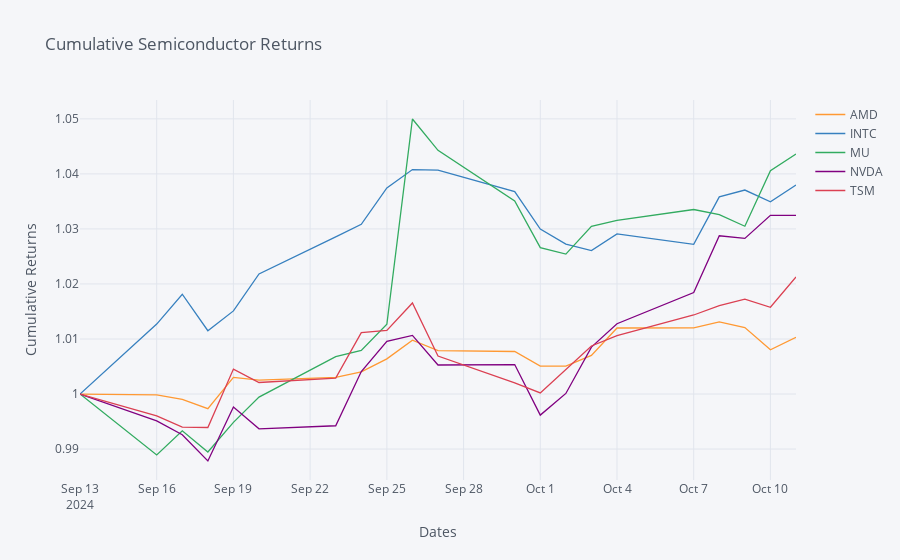

This figure's notebook cell:
### Code cell
# Calculate and display cumulative returns for a weighted portfolio of semiconductor companies
semiconductor_returns = semiconductor_data['Adj Close'].pct_change()
semiconductor_returns.iloc[0, :] = 0
weights = np.array([0.1, 0.2, 0.25, 0.25, 0.2])
weighted_returns = weights * semiconductor_returns
cumulative_returns = (weighted_returns + 1).cumprod()
cumulative_returns.iplot(title='Cumulative Semiconductor Returns', xTitle='Dates', yTitle='Cumulative Returns')
